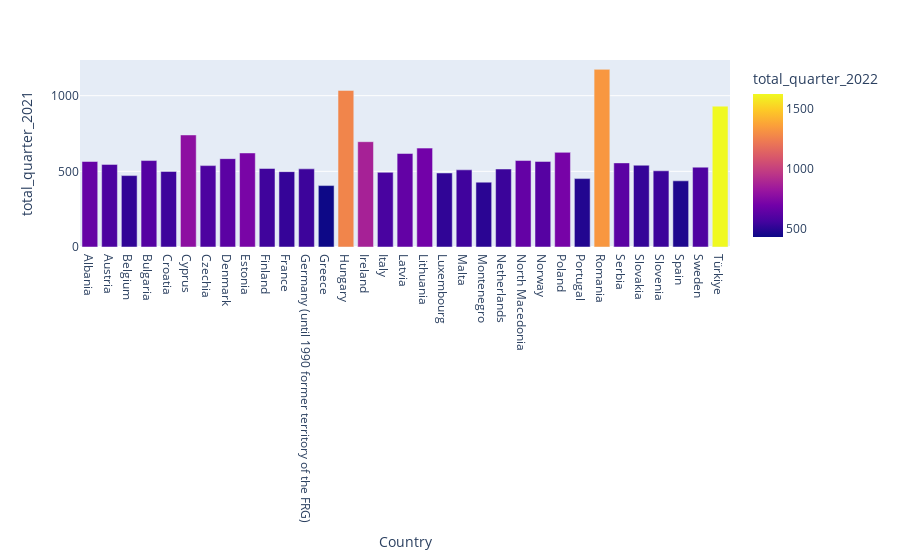

Notebook code cell kept with this figure:
### Code cell
# Plotting for both totals for 2021 and 2022
fig = px.bar(wage, x="Country", y= "total_quarter_2021", color = 'total_quarter_2022', barmode = 'stack')
fig.show()

### Figure 1 — Plotly figure (JSON) as saved in the notebook; plotly's stock layout.template omitted (floating-point values rounded to 4 significant figures)
{"data": [{"alignmentgroup": "True", "hovertemplate": "Country=%{x}<br>total_quarter_2021=%{y}<br>total_quarter_2022=%{marker.color}<extra></extra>", "legendgroup": "", "marker": {"color": [655, 581.9, 514.1, 607, 544.1, 782.3, 584.5, 626.3, 719.1, 548, 523.1, 542.4, 429.7, 1270.0, 870.6, 571.9, 649, 694.1, 512.4, 549.7, 497.5, 537, 652.1, 611.9, 710.5, 479.7, 1331.0, 625.2, 524, 539.6, 468.9, 589.3, 1626], "coloraxis": "coloraxis", "pattern": {"shape": ""}}, "name": "", "offsetgroup": "", "orientation": "v", "showlegend": false, "textposition": "auto", "type": "bar", "x": ["Albania", "Austria", "Belgium", "Bulgaria", "Croatia", "Cyprus", "Czechia", "Denmark", "Estonia", "Finland", "France", "Germany (until 1990 former territory of the FRG)", "Greece", "Hungary", "Ireland", "Italy", "Latvia", "Lithuania", "Luxembourg", "Malta", "Montenegro", "Netherlands", "North Macedonia", "Norway", "Poland", "Portugal", "Romania", "Serbia", "Slovakia", "Slovenia", "Spain", "Sweden", "Türkiye"], "xaxis": "x", "y": [565, 545.9, 471.9, 571.3, 499.4, 740.5, 537.9, 584, 621.6, 518.9, 498, 516.3, 405.9, 1035.0, 695.9, 493.6, 618.1, 653.5, 489.2, 509.9, 428.4, 515.4, 571.5, 565.5, 625.4, 451.9, 1174, 555.9, 540.4, 503.6, 437.3, 527.6, 930.8], "yaxis": "y"}], "layout": {"barmode": "stack", "coloraxis": {"colorbar": {"title": {"text": "total_quarter_2022"}}, "colorscale": [[0, "#0d0887"], [0.1111, "#46039f"], [0.2222, "#7201a8"], [0.3333, "#9c179e"], [0.4444, "#bd3786"], [0.5556, "#d8576b"], [0.6667, "#ed7953"], [0.7778, "#fb9f3a"], [0.8889, "#fdca26"], [1, "#f0f921"]]}, "legend": {"tracegroupgap": 0}, "margin": {"t": 60}, "xaxis": {"anchor": "y", "domain": [0, 1], "title": {"text": "Country"}}, "yaxis": {"anchor": "x", "domain": [0, 1], "title": {"text": "total_quarter_2021"}}}}
